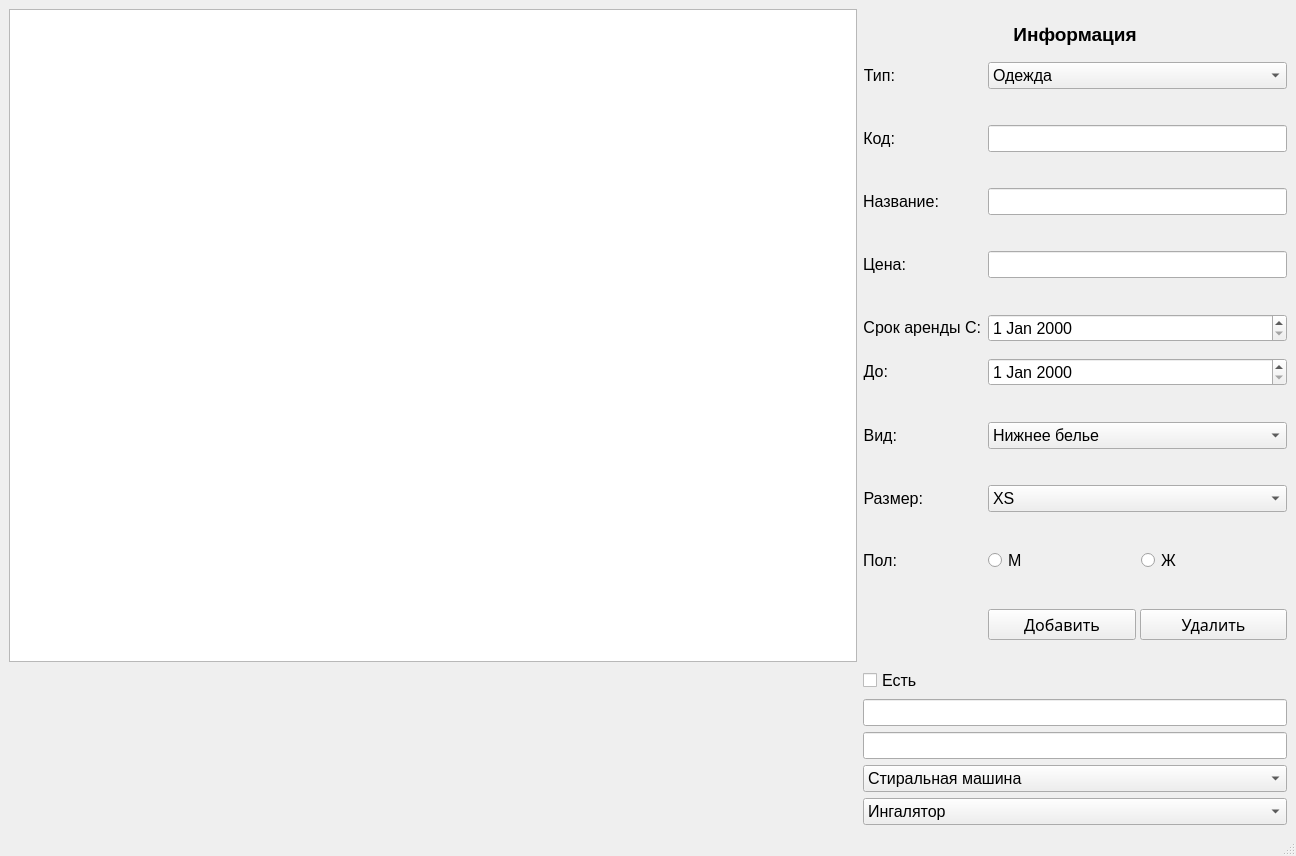
<?xml version="1.0" encoding="UTF-8"?>
<ui version="4.0">
 <class>MainWindow</class>
 <widget class="QMainWindow" name="MainWindow">
  <property name="geometry">
   <rect>
    <x>0</x>
    <y>0</y>
    <width>1296</width>
    <height>856</height>
   </rect>
  </property>
  <property name="windowTitle">
   <string>MainWindow</string>
  </property>
  <widget class="QWidget" name="centralwidget">
   <layout class="QGridLayout" name="gridLayout_main" columnstretch="2,1">
    <item row="0" column="0">
     <layout class="QVBoxLayout" name="verticalLayout">
      <item>
       <layout class="QHBoxLayout" name="horizontalLayout"/>
      </item>
      <item>
       <widget class="QTableWidget" name="tableWidget"/>
      </item>
     </layout>
    </item>
    <item row="0" column="1">
     <layout class="QVBoxLayout" name="verticalLayout_2" stretch="0">
      <property name="spacing">
       <number>6</number>
      </property>
      <property name="sizeConstraint">
       <enum>QLayout::SetDefaultConstraint</enum>
      </property>
      <item>
       <layout class="QGridLayout" name="gridLayout">
        <property name="horizontalSpacing">
         <number>7</number>
        </property>
        <property name="verticalSpacing">
         <number>2</number>
        </property>
        <item row="16" column="1" colspan="2">
         <spacer name="horizontalSpacer_2">
          <property name="orientation">
           <enum>Qt::Horizontal</enum>
          </property>
          <property name="sizeHint" stdset="0">
           <size>
            <width>40</width>
            <height>20</height>
           </size>
          </property>
         </spacer>
        </item>
        <item row="17" column="2">
         <widget class="QRadioButton" name="radioButton_f">
          <property name="sizePolicy">
           <sizepolicy hsizetype="MinimumExpanding" vsizetype="Maximum">
            <horstretch>0</horstretch>
            <verstretch>0</verstretch>
           </sizepolicy>
          </property>
          <property name="font">
           <font>
            <pointsize>12</pointsize>
           </font>
          </property>
          <property name="text">
           <string>Ж</string>
          </property>
         </widget>
        </item>
        <item row="3" column="1" colspan="2">
         <widget class="QLineEdit" name="lineEdit_code">
          <property name="sizePolicy">
           <sizepolicy hsizetype="MinimumExpanding" vsizetype="Maximum">
            <horstretch>0</horstretch>
            <verstretch>0</verstretch>
           </sizepolicy>
          </property>
          <property name="font">
           <font>
            <pointsize>12</pointsize>
           </font>
          </property>
          <property name="clearButtonEnabled">
           <bool>true</bool>
          </property>
         </widget>
        </item>
        <item row="6" column="1" colspan="2">
         <spacer name="horizontalSpacer_8">
          <property name="orientation">
           <enum>Qt::Horizontal</enum>
          </property>
          <property name="sizeHint" stdset="0">
           <size>
            <width>40</width>
            <height>20</height>
           </size>
          </property>
         </spacer>
        </item>
        <item row="8" column="1" colspan="2">
         <spacer name="horizontalSpacer_9">
          <property name="orientation">
           <enum>Qt::Horizontal</enum>
          </property>
          <property name="sizeHint" stdset="0">
           <size>
            <width>40</width>
            <height>20</height>
           </size>
          </property>
         </spacer>
        </item>
        <item row="9" column="0">
         <widget class="QLabel" name="label_date">
          <property name="sizePolicy">
           <sizepolicy hsizetype="Maximum" vsizetype="Maximum">
            <horstretch>0</horstretch>
            <verstretch>0</verstretch>
           </sizepolicy>
          </property>
          <property name="font">
           <font>
            <family>Nirmala UI</family>
            <pointsize>12</pointsize>
           </font>
          </property>
          <property name="layoutDirection">
           <enum>Qt::LeftToRight</enum>
          </property>
          <property name="text">
           <string>Срок аренды С:</string>
          </property>
          <property name="alignment">
           <set>Qt::AlignRight|Qt::AlignTrailing|Qt::AlignVCenter</set>
          </property>
          <property name="openExternalLinks">
           <bool>false</bool>
          </property>
         </widget>
        </item>
        <item row="1" column="0">
         <widget class="QLabel" name="label_type">
          <property name="sizePolicy">
           <sizepolicy hsizetype="Maximum" vsizetype="Maximum">
            <horstretch>0</horstretch>
            <verstretch>0</verstretch>
           </sizepolicy>
          </property>
          <property name="font">
           <font>
            <family>Nirmala UI</family>
            <pointsize>12</pointsize>
           </font>
          </property>
          <property name="layoutDirection">
           <enum>Qt::LeftToRight</enum>
          </property>
          <property name="text">
           <string>Тип:</string>
          </property>
          <property name="alignment">
           <set>Qt::AlignRight|Qt::AlignTrailing|Qt::AlignVCenter</set>
          </property>
          <property name="openExternalLinks">
           <bool>false</bool>
          </property>
         </widget>
        </item>
        <item row="9" column="1" colspan="2">
         <widget class="QDateEdit" name="dateEdit">
          <property name="sizePolicy">
           <sizepolicy hsizetype="MinimumExpanding" vsizetype="Maximum">
            <horstretch>0</horstretch>
            <verstretch>0</verstretch>
           </sizepolicy>
          </property>
          <property name="font">
           <font>
            <pointsize>12</pointsize>
           </font>
          </property>
         </widget>
        </item>
        <item row="3" column="0">
         <widget class="QLabel" name="label_code">
          <property name="sizePolicy">
           <sizepolicy hsizetype="Maximum" vsizetype="Maximum">
            <horstretch>0</horstretch>
            <verstretch>0</verstretch>
           </sizepolicy>
          </property>
          <property name="font">
           <font>
            <family>Nirmala UI</family>
            <pointsize>12</pointsize>
           </font>
          </property>
          <property name="layoutDirection">
           <enum>Qt::LeftToRight</enum>
          </property>
          <property name="text">
           <string>Код:</string>
          </property>
          <property name="alignment">
           <set>Qt::AlignRight|Qt::AlignTrailing|Qt::AlignVCenter</set>
          </property>
          <property name="openExternalLinks">
           <bool>false</bool>
          </property>
         </widget>
        </item>
        <item row="13" column="1" colspan="2">
         <widget class="QComboBox" name="comboBox_item">
          <property name="sizePolicy">
           <sizepolicy hsizetype="MinimumExpanding" vsizetype="Maximum">
            <horstretch>0</horstretch>
            <verstretch>0</verstretch>
           </sizepolicy>
          </property>
          <property name="minimumSize">
           <size>
            <width>0</width>
            <height>0</height>
           </size>
          </property>
          <property name="baseSize">
           <size>
            <width>0</width>
            <height>0</height>
           </size>
          </property>
          <property name="font">
           <font>
            <pointsize>12</pointsize>
           </font>
          </property>
          <item>
           <property name="text">
            <string>Нижнее белье</string>
           </property>
          </item>
          <item>
           <property name="text">
            <string>Джинсы</string>
           </property>
          </item>
          <item>
           <property name="text">
            <string>Головной убор</string>
           </property>
          </item>
          <item>
           <property name="text">
            <string>Куртка, пальто</string>
           </property>
          </item>
          <item>
           <property name="text">
            <string>Рубашка</string>
           </property>
          </item>
         </widget>
        </item>
        <item row="5" column="1" colspan="2">
         <widget class="QLineEdit" name="lineEdit_name">
          <property name="sizePolicy">
           <sizepolicy hsizetype="MinimumExpanding" vsizetype="Maximum">
            <horstretch>0</horstretch>
            <verstretch>0</verstretch>
           </sizepolicy>
          </property>
          <property name="font">
           <font>
            <pointsize>12</pointsize>
           </font>
          </property>
          <property name="clearButtonEnabled">
           <bool>true</bool>
          </property>
         </widget>
        </item>
        <item row="2" column="1" colspan="2">
         <spacer name="horizontalSpacer_5">
          <property name="orientation">
           <enum>Qt::Horizontal</enum>
          </property>
          <property name="sizeType">
           <enum>QSizePolicy::Minimum</enum>
          </property>
          <property name="sizeHint" stdset="0">
           <size>
            <width>40</width>
            <height>20</height>
           </size>
          </property>
         </spacer>
        </item>
        <item row="4" column="1" colspan="2">
         <spacer name="horizontalSpacer_7">
          <property name="orientation">
           <enum>Qt::Horizontal</enum>
          </property>
          <property name="sizeHint" stdset="0">
           <size>
            <width>40</width>
            <height>20</height>
           </size>
          </property>
         </spacer>
        </item>
        <item row="19" column="1" colspan="2">
         <layout class="QHBoxLayout" name="horizontalLayout_2">
          <property name="spacing">
           <number>4</number>
          </property>
          <item>
           <widget class="QPushButton" name="pushButton_edit">
            <property name="sizePolicy">
             <sizepolicy hsizetype="MinimumExpanding" vsizetype="Maximum">
              <horstretch>0</horstretch>
              <verstretch>0</verstretch>
             </sizepolicy>
            </property>
            <property name="font">
             <font>
              <family>Wide Latin</family>
              <pointsize>12</pointsize>
              <weight>50</weight>
              <bold>false</bold>
             </font>
            </property>
            <property name="cursor">
             <cursorShape>PointingHandCursor</cursorShape>
            </property>
            <property name="styleSheet">
             <string notr="true"/>
            </property>
            <property name="text">
             <string>Добавить</string>
            </property>
           </widget>
          </item>
          <item>
           <widget class="QPushButton" name="pushButton_del">
            <property name="sizePolicy">
             <sizepolicy hsizetype="MinimumExpanding" vsizetype="Maximum">
              <horstretch>0</horstretch>
              <verstretch>0</verstretch>
             </sizepolicy>
            </property>
            <property name="font">
             <font>
              <family>Wide Latin</family>
              <pointsize>12</pointsize>
              <weight>50</weight>
              <bold>false</bold>
             </font>
            </property>
            <property name="cursor">
             <cursorShape>PointingHandCursor</cursorShape>
            </property>
            <property name="styleSheet">
             <string notr="true"/>
            </property>
            <property name="text">
             <string>Удалить</string>
            </property>
           </widget>
          </item>
         </layout>
        </item>
        <item row="13" column="0">
         <widget class="QLabel" name="label_item_type">
          <property name="sizePolicy">
           <sizepolicy hsizetype="Maximum" vsizetype="Maximum">
            <horstretch>0</horstretch>
            <verstretch>0</verstretch>
           </sizepolicy>
          </property>
          <property name="font">
           <font>
            <family>Nirmala UI</family>
            <pointsize>12</pointsize>
           </font>
          </property>
          <property name="layoutDirection">
           <enum>Qt::LeftToRight</enum>
          </property>
          <property name="text">
           <string>Вид:</string>
          </property>
          <property name="alignment">
           <set>Qt::AlignRight|Qt::AlignTrailing|Qt::AlignVCenter</set>
          </property>
          <property name="openExternalLinks">
           <bool>false</bool>
          </property>
         </widget>
        </item>
        <item row="18" column="0" colspan="3">
         <spacer name="horizontalSpacer">
          <property name="orientation">
           <enum>Qt::Horizontal</enum>
          </property>
          <property name="sizeType">
           <enum>QSizePolicy::Minimum</enum>
          </property>
          <property name="sizeHint" stdset="0">
           <size>
            <width>40</width>
            <height>20</height>
           </size>
          </property>
         </spacer>
        </item>
        <item row="5" column="0">
         <widget class="QLabel" name="label_name">
          <property name="sizePolicy">
           <sizepolicy hsizetype="Maximum" vsizetype="Maximum">
            <horstretch>0</horstretch>
            <verstretch>0</verstretch>
           </sizepolicy>
          </property>
          <property name="font">
           <font>
            <family>Nirmala UI</family>
            <pointsize>12</pointsize>
           </font>
          </property>
          <property name="layoutDirection">
           <enum>Qt::LeftToRight</enum>
          </property>
          <property name="text">
           <string>Название:</string>
          </property>
          <property name="alignment">
           <set>Qt::AlignRight|Qt::AlignTrailing|Qt::AlignVCenter</set>
          </property>
          <property name="openExternalLinks">
           <bool>false</bool>
          </property>
         </widget>
        </item>
        <item row="15" column="0">
         <widget class="QLabel" name="label_size">
          <property name="sizePolicy">
           <sizepolicy hsizetype="Maximum" vsizetype="Maximum">
            <horstretch>0</horstretch>
            <verstretch>0</verstretch>
           </sizepolicy>
          </property>
          <property name="font">
           <font>
            <family>Nirmala UI</family>
            <pointsize>12</pointsize>
           </font>
          </property>
          <property name="layoutDirection">
           <enum>Qt::LeftToRight</enum>
          </property>
          <property name="text">
           <string>Размер:</string>
          </property>
          <property name="alignment">
           <set>Qt::AlignRight|Qt::AlignTrailing|Qt::AlignVCenter</set>
          </property>
          <property name="openExternalLinks">
           <bool>false</bool>
          </property>
         </widget>
        </item>
        <item row="17" column="0">
         <widget class="QLabel" name="label_sex">
          <property name="sizePolicy">
           <sizepolicy hsizetype="Maximum" vsizetype="Maximum">
            <horstretch>0</horstretch>
            <verstretch>0</verstretch>
           </sizepolicy>
          </property>
          <property name="font">
           <font>
            <family>Nirmala UI</family>
            <pointsize>12</pointsize>
           </font>
          </property>
          <property name="layoutDirection">
           <enum>Qt::LeftToRight</enum>
          </property>
          <property name="text">
           <string>Пол:</string>
          </property>
          <property name="alignment">
           <set>Qt::AlignRight|Qt::AlignTrailing|Qt::AlignVCenter</set>
          </property>
          <property name="openExternalLinks">
           <bool>false</bool>
          </property>
         </widget>
        </item>
        <item row="11" column="1" colspan="2">
         <widget class="QDateEdit" name="dateEdit_2">
          <property name="sizePolicy">
           <sizepolicy hsizetype="MinimumExpanding" vsizetype="Maximum">
            <horstretch>0</horstretch>
            <verstretch>0</verstretch>
           </sizepolicy>
          </property>
          <property name="font">
           <font>
            <pointsize>12</pointsize>
           </font>
          </property>
         </widget>
        </item>
        <item row="15" column="1" colspan="2">
         <widget class="QComboBox" name="comboBox_size">
          <property name="sizePolicy">
           <sizepolicy hsizetype="Minimum" vsizetype="Maximum">
            <horstretch>0</horstretch>
            <verstretch>0</verstretch>
           </sizepolicy>
          </property>
          <property name="font">
           <font>
            <pointsize>12</pointsize>
           </font>
          </property>
          <item>
           <property name="text">
            <string>XS</string>
           </property>
          </item>
          <item>
           <property name="text">
            <string>S</string>
           </property>
          </item>
          <item>
           <property name="text">
            <string>M</string>
           </property>
          </item>
          <item>
           <property name="text">
            <string>L</string>
           </property>
          </item>
          <item>
           <property name="text">
            <string>XL</string>
           </property>
          </item>
         </widget>
        </item>
        <item row="14" column="1" colspan="2">
         <spacer name="horizontalSpacer_3">
          <property name="orientation">
           <enum>Qt::Horizontal</enum>
          </property>
          <property name="sizeHint" stdset="0">
           <size>
            <width>40</width>
            <height>20</height>
           </size>
          </property>
         </spacer>
        </item>
        <item row="1" column="1" colspan="2">
         <widget class="QComboBox" name="comboBox_type">
          <property name="sizePolicy">
           <sizepolicy hsizetype="MinimumExpanding" vsizetype="Maximum">
            <horstretch>0</horstretch>
            <verstretch>0</verstretch>
           </sizepolicy>
          </property>
          <property name="font">
           <font>
            <pointsize>12</pointsize>
           </font>
          </property>
          <item>
           <property name="text">
            <string>Одежда</string>
           </property>
          </item>
          <item>
           <property name="text">
            <string>Техника для дома</string>
           </property>
          </item>
          <item>
           <property name="text">
            <string>Уход за здоровьем</string>
           </property>
          </item>
         </widget>
        </item>
        <item row="7" column="1" colspan="2">
         <widget class="QLineEdit" name="lineEdit_cost">
          <property name="sizePolicy">
           <sizepolicy hsizetype="MinimumExpanding" vsizetype="Maximum">
            <horstretch>0</horstretch>
            <verstretch>0</verstretch>
           </sizepolicy>
          </property>
          <property name="font">
           <font>
            <pointsize>12</pointsize>
           </font>
          </property>
          <property name="clearButtonEnabled">
           <bool>true</bool>
          </property>
         </widget>
        </item>
        <item row="17" column="1">
         <widget class="QRadioButton" name="radioButton_m">
          <property name="sizePolicy">
           <sizepolicy hsizetype="MinimumExpanding" vsizetype="Maximum">
            <horstretch>0</horstretch>
            <verstretch>0</verstretch>
           </sizepolicy>
          </property>
          <property name="font">
           <font>
            <pointsize>12</pointsize>
           </font>
          </property>
          <property name="text">
           <string>М</string>
          </property>
         </widget>
        </item>
        <item row="12" column="1" colspan="2">
         <spacer name="horizontalSpacer_4">
          <property name="orientation">
           <enum>Qt::Horizontal</enum>
          </property>
          <property name="sizeHint" stdset="0">
           <size>
            <width>40</width>
            <height>20</height>
           </size>
          </property>
         </spacer>
        </item>
        <item row="7" column="0">
         <widget class="QLabel" name="label_cost">
          <property name="sizePolicy">
           <sizepolicy hsizetype="Maximum" vsizetype="Maximum">
            <horstretch>0</horstretch>
            <verstretch>0</verstretch>
           </sizepolicy>
          </property>
          <property name="font">
           <font>
            <family>Nirmala UI</family>
            <pointsize>12</pointsize>
           </font>
          </property>
          <property name="layoutDirection">
           <enum>Qt::LeftToRight</enum>
          </property>
          <property name="text">
           <string>Цена:</string>
          </property>
          <property name="alignment">
           <set>Qt::AlignRight|Qt::AlignTrailing|Qt::AlignVCenter</set>
          </property>
          <property name="openExternalLinks">
           <bool>false</bool>
          </property>
         </widget>
        </item>
        <item row="11" column="0">
         <widget class="QLabel" name="label_date_2">
          <property name="sizePolicy">
           <sizepolicy hsizetype="Maximum" vsizetype="Maximum">
            <horstretch>0</horstretch>
            <verstretch>0</verstretch>
           </sizepolicy>
          </property>
          <property name="font">
           <font>
            <family>Nirmala UI</family>
            <pointsize>12</pointsize>
           </font>
          </property>
          <property name="layoutDirection">
           <enum>Qt::LeftToRight</enum>
          </property>
          <property name="text">
           <string>До:</string>
          </property>
          <property name="alignment">
           <set>Qt::AlignRight|Qt::AlignTrailing|Qt::AlignVCenter</set>
          </property>
          <property name="openExternalLinks">
           <bool>false</bool>
          </property>
         </widget>
        </item>
        <item row="0" column="0" colspan="3">
         <widget class="QLabel" name="label">
          <property name="sizePolicy">
           <sizepolicy hsizetype="Minimum" vsizetype="Maximum">
            <horstretch>0</horstretch>
            <verstretch>0</verstretch>
           </sizepolicy>
          </property>
          <property name="font">
           <font>
            <pointsize>14</pointsize>
            <weight>75</weight>
            <bold>true</bold>
           </font>
          </property>
          <property name="text">
           <string>Информация</string>
          </property>
          <property name="alignment">
           <set>Qt::AlignCenter</set>
          </property>
         </widget>
        </item>
       </layout>
      </item>
     </layout>
    </item>
    <item row="1" column="1">
     <widget class="QCheckBox" name="checkBox">
      <property name="font">
       <font>
        <pointsize>12</pointsize>
       </font>
      </property>
      <property name="text">
       <string>Есть</string>
      </property>
     </widget>
    </item>
    <item row="2" column="1">
     <widget class="QLineEdit" name="lineEdit_sex">
      <property name="font">
       <font>
        <pointsize>12</pointsize>
       </font>
      </property>
     </widget>
    </item>
    <item row="3" column="1">
     <widget class="QLineEdit" name="lineEdit_size">
      <property name="font">
       <font>
        <pointsize>12</pointsize>
       </font>
      </property>
     </widget>
    </item>
    <item row="4" column="1">
     <widget class="QComboBox" name="comboBox_case_1">
      <property name="font">
       <font>
        <pointsize>12</pointsize>
       </font>
      </property>
      <item>
       <property name="text">
        <string>Стиральная машина</string>
       </property>
      </item>
      <item>
       <property name="text">
        <string>Утюг</string>
       </property>
      </item>
      <item>
       <property name="text">
        <string>Пылесос</string>
       </property>
      </item>
     </widget>
    </item>
    <item row="5" column="1">
     <widget class="QComboBox" name="comboBox_case_2">
      <property name="font">
       <font>
        <pointsize>12</pointsize>
       </font>
      </property>
      <item>
       <property name="text">
        <string>Ингалятор</string>
       </property>
      </item>
      <item>
       <property name="text">
        <string>Зубная щётка</string>
       </property>
      </item>
      <item>
       <property name="text">
        <string>Массажер</string>
       </property>
      </item>
     </widget>
    </item>
   </layout>
  </widget>
  <widget class="QMenuBar" name="menubar">
   <property name="geometry">
    <rect>
     <x>0</x>
     <y>0</y>
     <width>1296</width>
     <height>21</height>
    </rect>
   </property>
  </widget>
  <widget class="QStatusBar" name="statusbar"/>
 </widget>
 <resources/>
 <connections/>
</ui>
